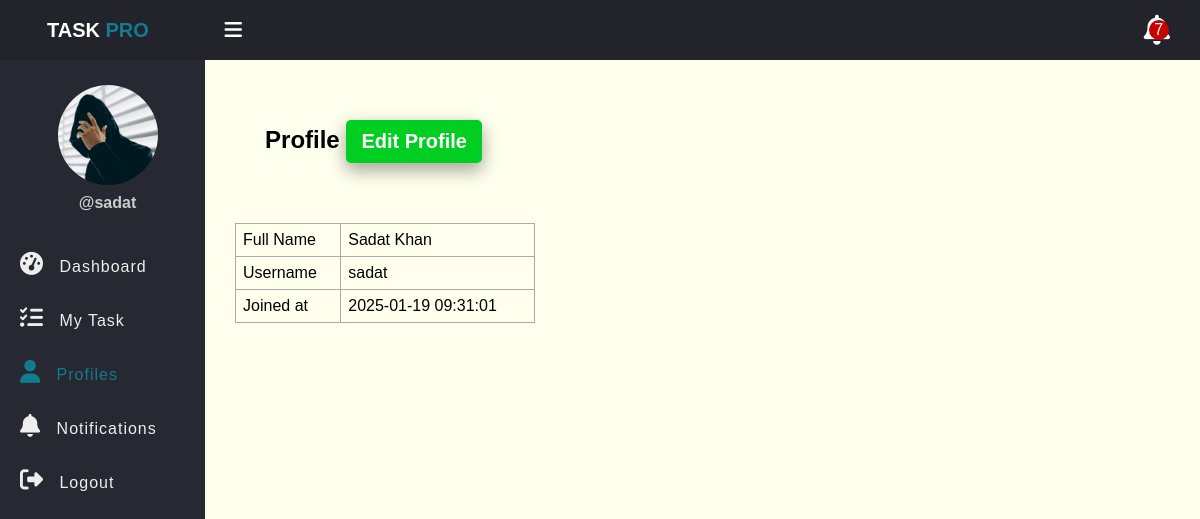
/profile.php (signed in), run on the app's committed database.
### tables this page shows
CREATE TABLE `users` (
  `id` int(11) NOT NULL,
  `full_name` varchar(50) NOT NULL,
  `username` varchar(50) NOT NULL,
  `password` varchar(255) NOT NULL,
  `role` enum('admin','employee') NOT NULL,
  `created_at` timestamp NOT NULL DEFAULT current_timestamp()
);

### app/Model/User.php (called while the page is built, shortened)
<?php
function get_user_by_id($conn, $id){
    $sql = "SELECT * FROM users WHERE id = ? ";
    $stmt = $conn->prepare($sql);
    $stmt->execute([$id]);
    if($stmt->rowCount() > 0){
        $user = $stmt->fetch();
    }else{
        $user = 0;
    }
    return $user;
}

### profile.php (the view, shortened to what this page needs)
<?php
if(isset($_SESSION['role']) && isset($_SESSION['id']) && $_SESSION['role'] == 'employee'){
    include "DB_connection.php";
	include "app/Model/User.php";
    $users = get_user_by_id($conn, $_SESSION['id']);
?>
<!DOCTYPE html>
<html>
<head>
	<link rel="stylesheet" href="css/all.min.css">
	<link rel="stylesheet" href="css/style.css">
</head>
<body>
	<?php include "inc/header.php"; ?>
	<div class="body">
	<?php include "inc/nav.php"; ?>
		<section class="section-1">
            <h2 class="title">Profile <a href="edit_profile.php">Edit Profile</a></h2>
            <table class="main_table" style="max-width:300px">
					<tr>
						<td>Full Name</td>
						<td><?php echo $users['full_name']?></td>
					</tr>
                    <tr>
						<td>Username</td>
						<td><?php echo $users['username']?></td>
					</tr>
                    <tr>
						<td>Joined at</td>
						<td><?php echo $users['created_at']?></td>
					</tr>
                </table>
		</section>
	</div>
</body>
</html>
<?php }else{
		$em = "First Login";
		header("Location: login.php?error=$em");
		exit();
	}
?>

### css/style.css (style rules this page uses)
* { padding: 0; margin: 0; box-sizing: border-box; font-family: arial, sans-serif; }
.body { display: flex; }
.section-1 { padding: 30px; }
.section-1 .title { padding: 30px; }
.section-1 .title a { display: inline-block; text-decoration: none; padding-left: 10px; border: none; background: #00CF22; padding: 10px 15px; color: #fff; font-size: 20px; border-radius: 5px; outline: none; cursor: pointer; transition: background 1s; box-shadow: 0 8px 16px 0 rgba(0,0,0,0.2), 0 6px 20px 0 rgba(0,0,0,0.19); }
.section-1 { width: 100%; background: #ffe; }
.main_table { margin-top: 30px; width: 90%; }
.main_table, .main_table tr, .main_table th, .main_table td { border: 1px solid #aaa; border-collapse: collapse; padding: 7px; }

### data on the page
users: full_name "Sadat Khan", username "sadat", created_at "2025-01-19 09:31:01"

### other printed values
$_SESSION['username'] "sadat"
